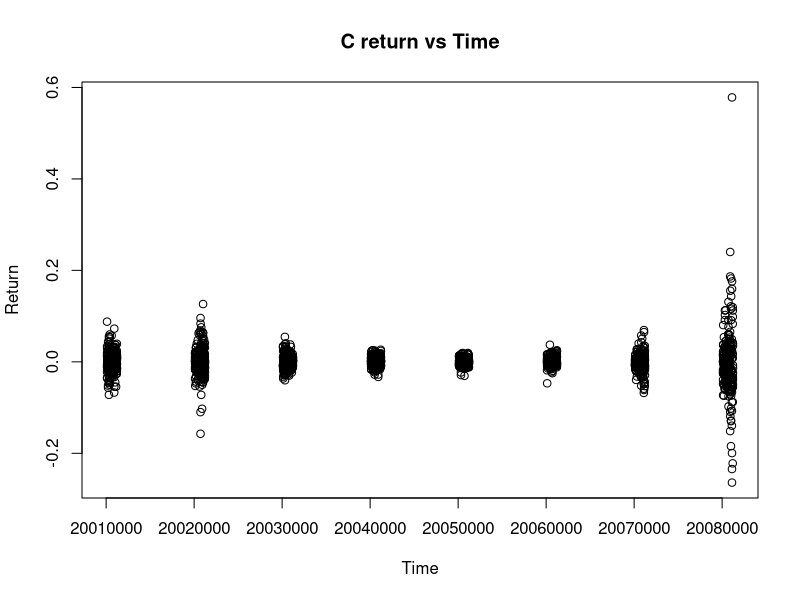
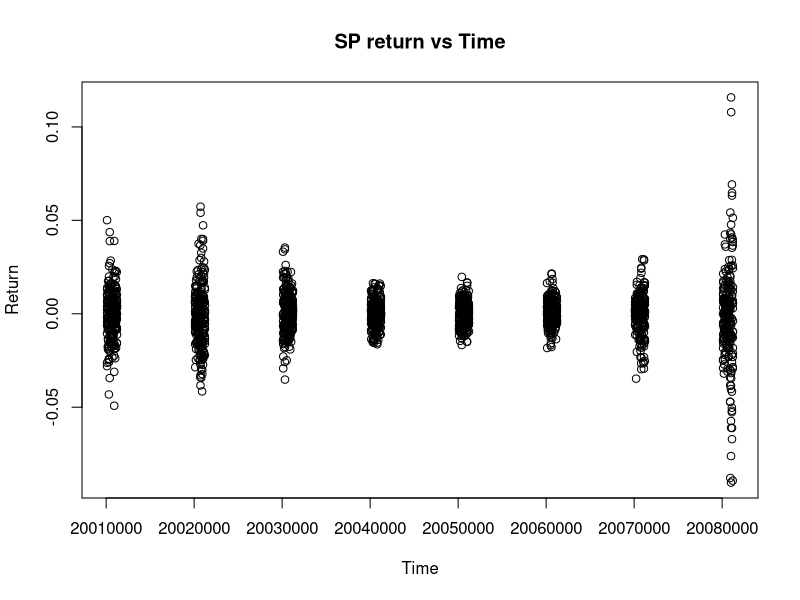
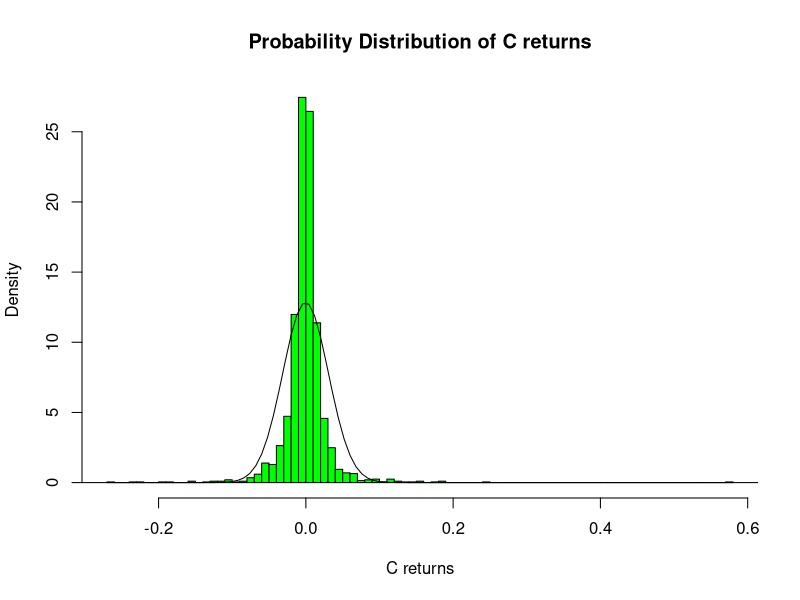
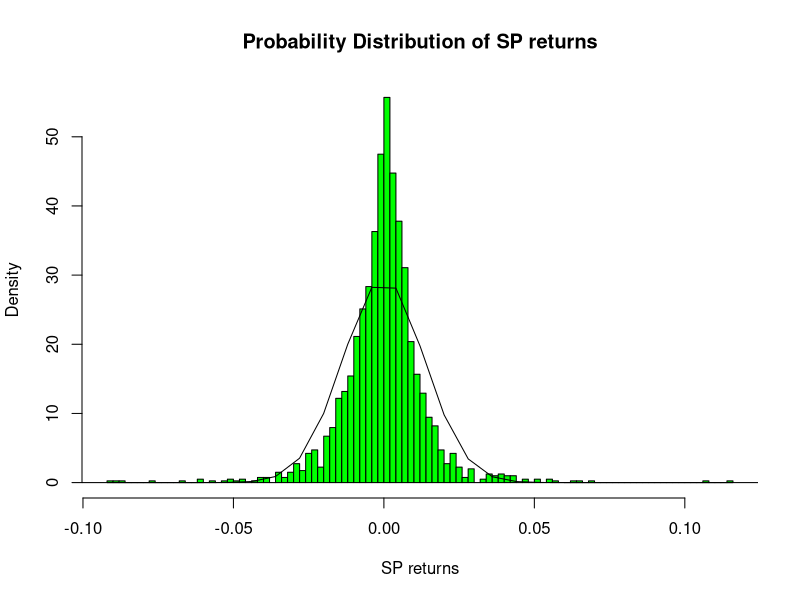

Write R code to recreate these figures, in order.
d = read.table("d-csp0108.txt", header=TRUE)

k = 2
plot(d[,1], d[,k], main="C return vs Time", xlab="Time", ylab="Return")
k = 3
plot(d[,1], d[,k], main="SP return vs Time", xlab="Time", ylab="Return")

k = 2
hist(d[,k], freq=FALSE, breaks=100, col='green', main='Probability Distribution of C returns', xlab='C returns')
x <- seq(-4, 4, length=1000)
lines(x, dnorm(x, mean(d[,k]), sd(d[,k])))

k = 3
hist(d[,k], freq=FALSE, breaks=100, col='green', main='Probability Distribution of SP returns', xlab='SP returns')
x <- seq(-4, 4, length=1000)
lines(x, dnorm(x, mean(d[,k]), sd(d[,k])))
